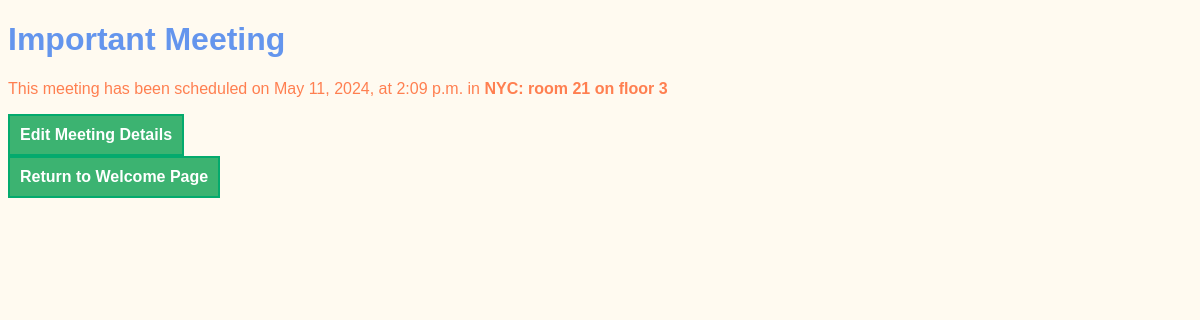
/meetings/1, run on the app's committed database.
### meetings/models.py (models this page shows, shortened)
class Meeting(models.Model):
    title = models.CharField(max_length=200)
    date = models.DateField()
    start_time = models.TimeField(default=time(9))
    duration = models.IntegerField(default=1)
    room = models.ForeignKey('Room', on_delete=models.CASCADE)

class Room(models.Model):
    name = models.CharField(max_length=50)
    floor_number = models.IntegerField()
    room_number = models.IntegerField()
    def __str__(self):
        return f"{self.name}: room {self.room_number} on floor {self.floor_number}"

### meetings/views.py (the view)
# urls.py: path('<int:id>', views.detail, name="detail"),
def detail(request, id):
    meeting = get_object_or_404(Meeting, pk=id)
    return render(request, "meetings/detail.html", {"meeting": meeting})

### meetings/templates/meetings/detail.html (shortened to what this page needs)
{% extends "base.html" %}
{% block content %}
    <h1>{{ meeting.title }}</h1>
    <p>
        This meeting has been scheduled on {{ meeting.date }}, at
        {{ meeting.start_time }} in <strong>{{ meeting.room }}</strong>
    </p>
    <a href="{% url 'edit' meeting.id %}">Edit Meeting Details</a>
    <br>
    <a href="{% url 'welcome' %}">Return to Welcome Page</a>
{% endblock %}

### website/static/website/style.css (style rules this page uses)
body { font-family: sans-serif; color: cornflowerblue; background-color: floralwhite; }
p { color: coral; }
a { background-color: mediumseagreen; border: 2px solid #04AA6D; font-weight: bold; color: white; padding: 10px 10px 10px 10px; text-align: center; text-decoration: none; display: inline-block; font-size: 16px; }

### data on the page
Meeting: title "Important Meeting", date "May 11, 2024", start_time "2:09 p.m.", room "NYC: room 21 on floor 3"
